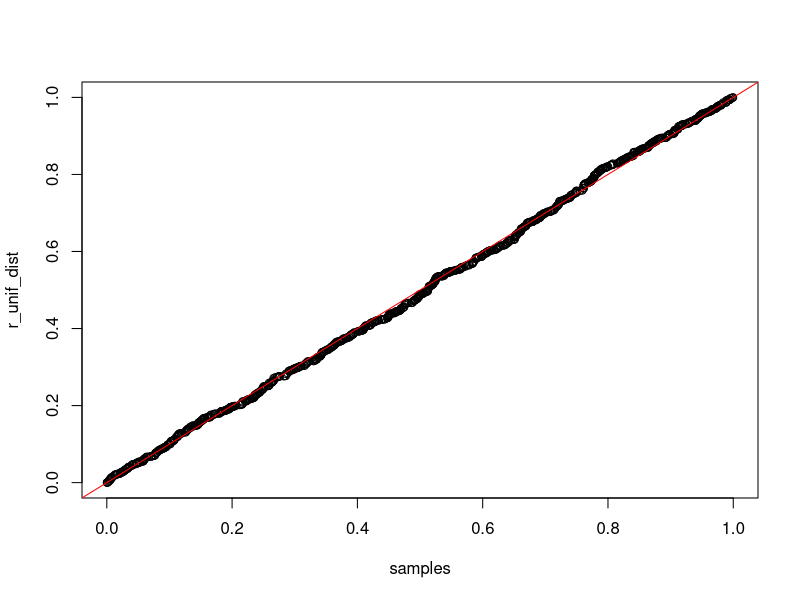
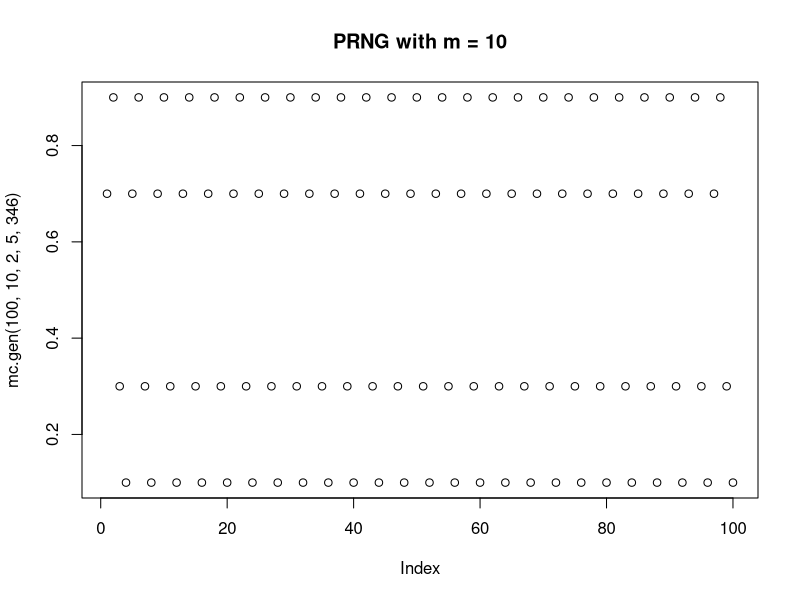
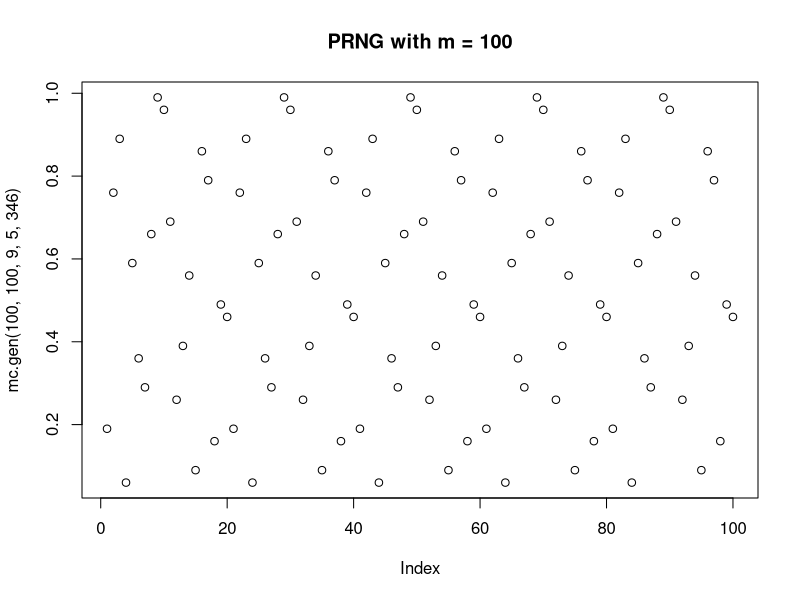
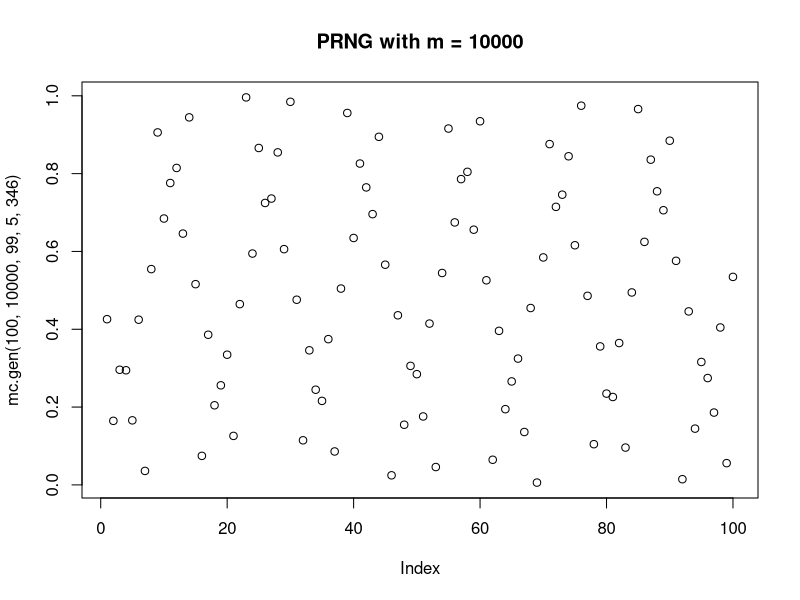
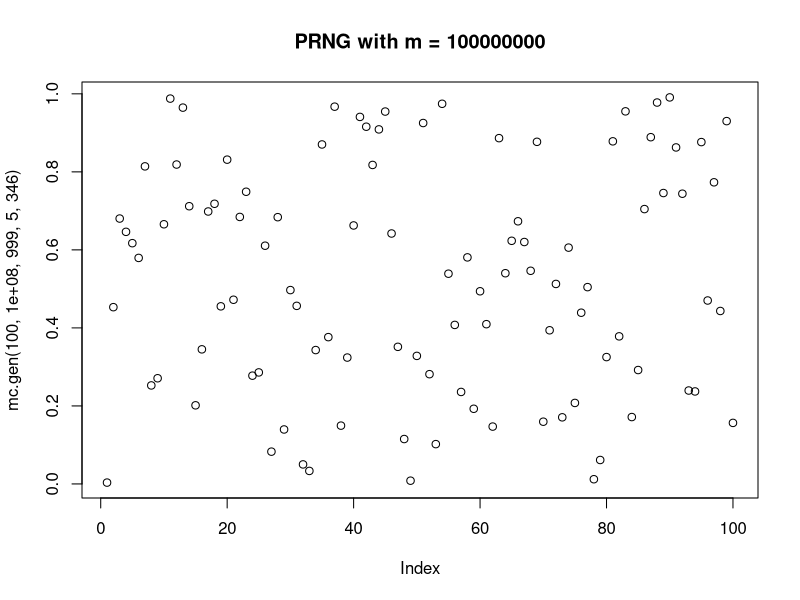
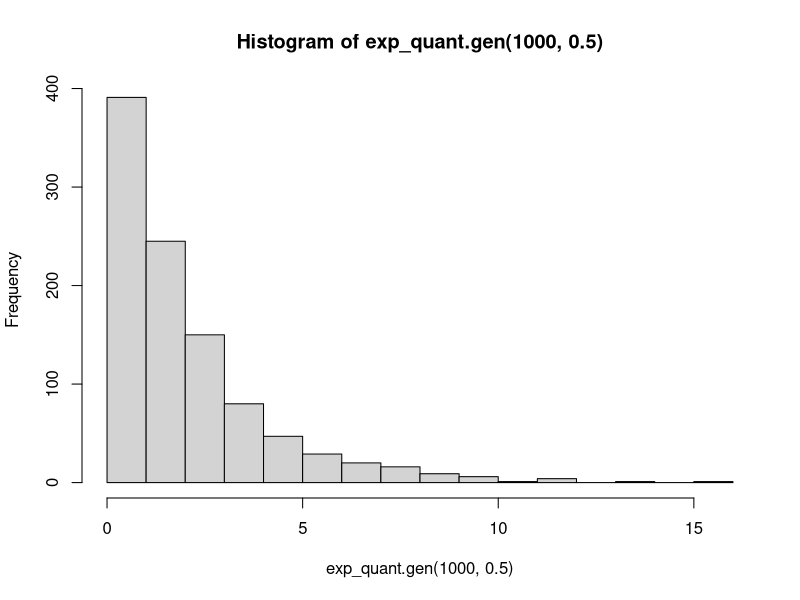
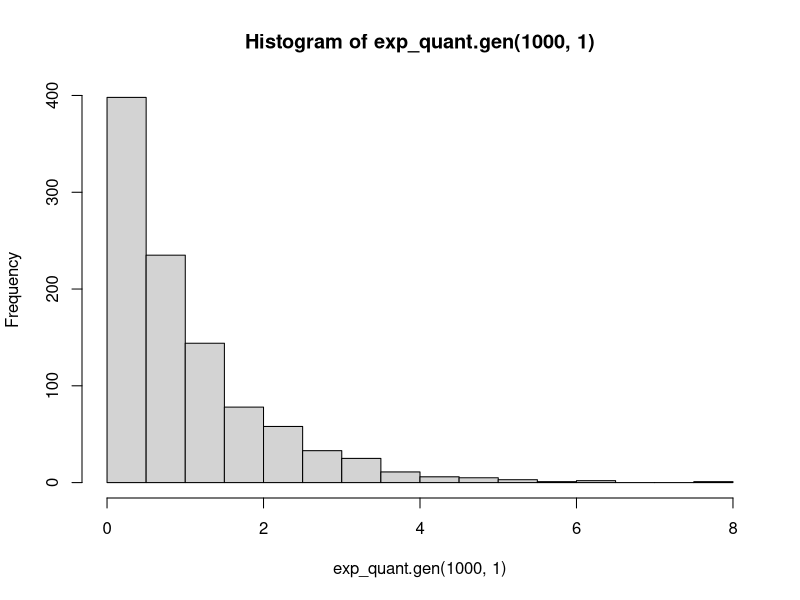
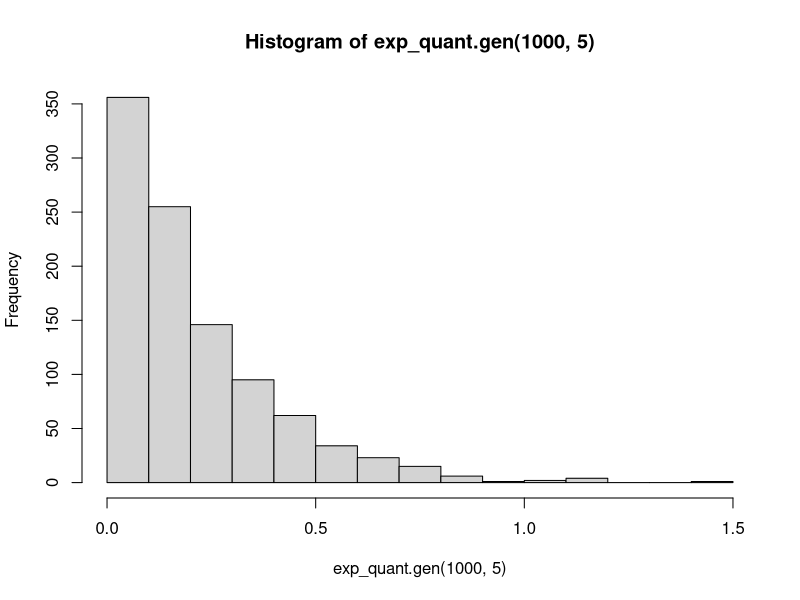

Write the R code that produced these figures, in order.
## ---- chunk 1
mc.gen <- function(n,m,a,c=0,x0)
{
  us <- numeric(n)
  for (i in 1:n)
  {
    x0 <- (a*x0+c) %% m
    us[i] <- x0 / m
  }
  return(us)
}
## ---- chunk 2
seed_x0 <- 346
n_samples <- 1000
m <- 50000000000
a <- round(sqrt(m))
c <- 5000

samples <- mc.gen(n_samples, m, a, c, seed_x0)
## ---- chunk 3
r_unif_dist <- runif(1000)
qqplot(samples, r_unif_dist)
abline(a=0,b=1, col = "red")
## ---- chunk 4
plot(mc.gen(100, 10, 2, 5, 346), main = "PRNG with m = 10")
plot(mc.gen(100, 100, 9, 5, 346),  main = "PRNG with m = 100")
plot(mc.gen(100, 10000, 99, 5, 346),  main = "PRNG with m = 10000")
plot(mc.gen(100, 100000000, 999, 5, 346),  main = "PRNG with m = 100000000")
## ---- chunk 5
exp_quant.gen <- function(n_samples_exp, lambda)
{
  unif_samle <- runif(n_samples_exp)
  exp_dist_sample <- -log(1-unif_samle)/lambda
  return(exp_dist_sample)
}
## ---- chunk 6
exp.gen <- function(n_samples_exp, lambda)
{
  unif_samle <- runif(n_samples_exp)
  exp_dist_sample <- 1 - exp(-lambda * unif_samle) 
  return(exp_dist_sample)
}
## ---- chunk 7
hist(exp_quant.gen(1000, 0.5), breaks = 20)
hist(exp_quant.gen(1000, 1), breaks = 20)
hist(exp_quant.gen(1000, 5), breaks = 20)
## ---- chunk 8
dist_exp_05 <- exp_quant.gen(1000, 0.5)
dist_exp_1 <- exp_quant.gen(1000, 1)
dist_exp_5 <- exp_quant.gen(1000, 5)

r_exp_dist_05 <- rexp(1000, 0.5)
r_exp_dist_1 <- rexp(1000, 1)
r_exp_dist_5 <- rexp(1000, 5)
qqplot(dist_exp_05, r_exp_dist_05)
abline(a=0,b=1, col = "red")
qqplot(dist_exp_1, r_exp_dist_1)
abline(a=0,b=1, col = "red")
qqplot(dist_exp_5, r_exp_dist_5)
abline(a=0,b=1, col = "red")
## ---- chunk 9
norm_accept_reject <- function(n_samples_ar, const, alpha, beta){
iter <- 0
accepted <- 0
x <- numeric(n_samples_ar)
acc_rate <- 0
while(accepted<n_samples_ar)
{
u <- runif(1)
iter <- iter + 1
y <- runif(1)

if (dbeta(y, alpha, beta)/(const*dunif(y)) >= u)
  {
  accepted <- accepted+1
  x[accepted] <- y
  }
}
acc_rate <- accepted/iter
return(list(acc_rate, x))
}
## ---- chunk 10
x <- seq(0, 1, 0.0001)

plot(x, dbeta(x, 1,1), type = 'l', main = "Beta distribution PDF, alpha = 1, beta = 1", ylab = "dbeta(x)")

plot(x, dbeta(x, 2,2), type = 'l', main = "Beta distribution PDF, alpha = 2, beta = 2", ylab = "dbeta(x)")
abline(c(1.5, 0), col = "red", lty=3, lwd=2)
abline(v = 0.5, col = "blue", lty=3, lwd=2)

plot(x, dbeta(x, 5,1), type = 'l', main = "Beta distribution PDF, alpha = 5, beta = 1", ylab = "dbeta(x)")
abline(h = 5, col = "red", lty=3, lwd=2)
abline(v = 1, col = "blue", lty=3, lwd=2)

plot(x, dbeta(x, 1,5), type = 'l', main = "Beta distribution PDF, alpha = 1, beta = 5", ylab = "dbeta(x)")
abline(h = 5, col = "red", lty=3, lwd=2)
abline(v = 0, col = "blue", lty=3, lwd=2)
## ---- chunk 11
test_c <- seq(from = 1.5, to = 5, by = 0.1)

acc_rate <- c()  
for(i in 1:length(test_c)) {
  k <- 0
  k <- norm_accept_reject(1000, test_c[i], 2, 2)
  acc_rate <- append(acc_rate, k[[1]])
}

comp <- data.frame(cbind(test_c, acc_rate))
## ---- chunk 12
plot(comp$test_c, comp$acc_rate, main = "Dependency of the acceptance rate on the constant c", xlab = "Constant c", ylab = "Acceptance rate")
## ---- chunk 13
norm_accept_reject_arbitrary <- function(n_samples_ar, alpha, beta){
iter <- 0
accepted <- 0
x <- numeric(n_samples_ar)
seq_x <- seq(0, 1, 0.01)
c <- max(dbeta(seq_x, alpha, beta))
#print(c)
while(accepted<n_samples_ar)
{
u <- runif(1)
iter <- iter + 1
y <- runif(1)
if (dbeta(y, alpha, beta)/(c*dunif(y)) >= u)
  {
  accepted <- accepted+1
  x[accepted] <- y
  }
}
acc_rate <- (accepted/iter)
return(list(acc_rate, x))
}
## ---- chunk 14

l_params_beta <- list() 
l_params_beta[[1]] <- list(2, 2)
l_params_beta[[2]] <- list(5, 2)
l_params_beta[[3]] <- list(2, 5)
l_params_beta[[4]] <- list(5, 5)

for(i in 1:length(l_params_beta)){
  alpha <- 0
  beta <- 0
  alpha <- l_params_beta[[i]][[1]]
  beta <- l_params_beta[[i]][[2]]
  
  res_acc <- norm_accept_reject_arbitrary(1000, alpha, beta)
  
  plot_n <- paste("Alpha=", toString(alpha), ", Beta=", toString(beta), "Acceptance=", round(res_acc[[1]]*100, 1), "%")
  qqplot(res_acc[[2]], rbeta(1000, alpha, beta), xlab="Theoretical Quantiles", ylab="Computed Quantiles", main = plot_n)
  abline(c(0, 1))
}
